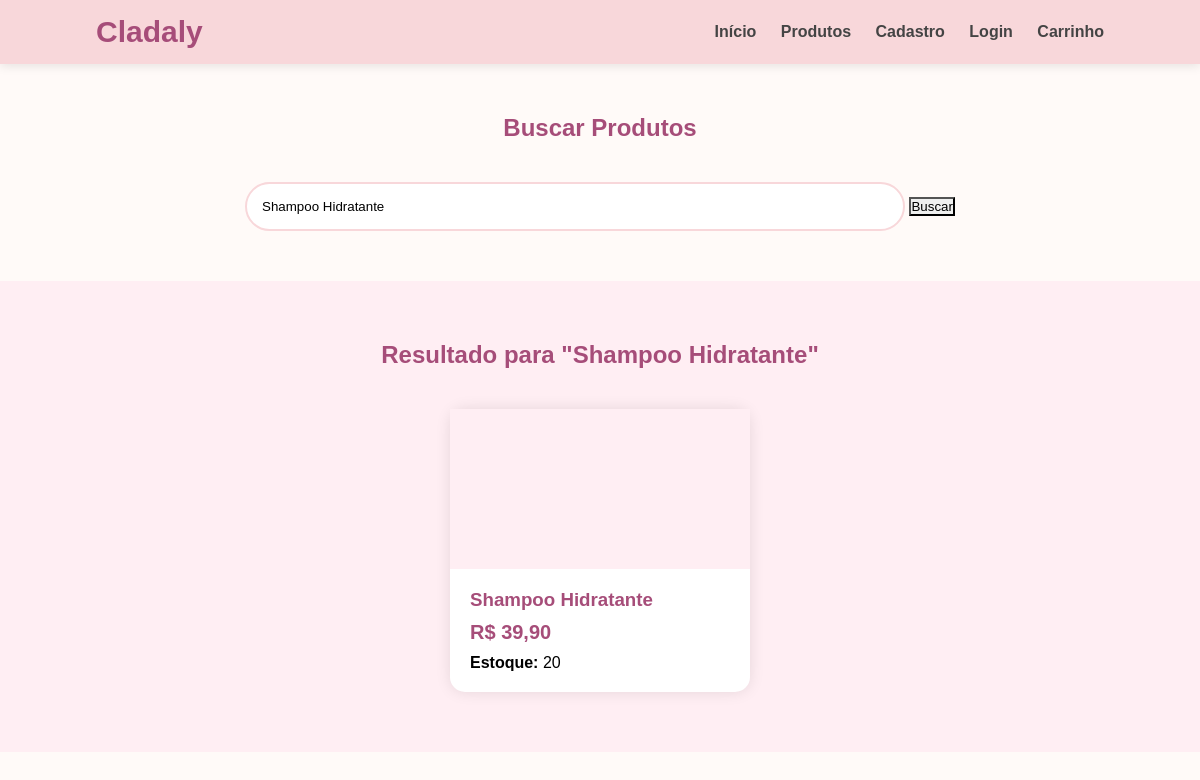
The page /busca.php?produto=Shampoo Hidratante on the database its author committed.
### tables this page shows
CREATE TABLE IF NOT EXISTS estoque (
    id          INT AUTO_INCREMENT PRIMARY KEY,
    produto_id  INT NOT NULL UNIQUE,
    quantidade  INT NOT NULL DEFAULT 0,
    minimo      INT NOT NULL DEFAULT 5,   
    atualizado  TIMESTAMP DEFAULT CURRENT_TIMESTAMP ON UPDATE CURRENT_TIMESTAMP,
    CONSTRAINT fk_est_prod FOREIGN KEY (produto_id) REFERENCES produtos(id) ON DELETE CASCADE
) DEFAULT CHARSET=utf8mb4;

CREATE TABLE IF NOT EXISTS produtos (
    id            INT AUTO_INCREMENT PRIMARY KEY,
    nome          VARCHAR(100) NOT NULL,
    descricao     VARCHAR(255) NOT NULL,
    categoria_id  INT NOT NULL,
    fornecedor_id INT,
    preco         DECIMAL(10,2) NOT NULL,
    CONSTRAINT fk_cat  FOREIGN KEY (categoria_id)  REFERENCES categorias(id)   ON DELETE RESTRICT,
    CONSTRAINT fk_forn FOREIGN KEY (fornecedor_id) REFERENCES fornecedores(id) ON DELETE SET NULL
) DEFAULT CHARSET=utf8mb4;

### funcoes.php (called while the page is built, shortened)
<?php
function formatar_preco($valor) {
    return number_format($valor, 2, ",", ".");
}
function produtos_buscar($conexao, $termo) {
    $termo = mysqli_real_escape_string($conexao, $termo);
    return mysqli_query($conexao, "SELECT p.id, p.nome, p.preco, e.quantidade AS estoque
        FROM produtos p
        LEFT JOIN estoque e ON e.produto_id = p.id
        WHERE p.nome LIKE '%$termo%'
        ORDER BY p.nome");
}

### busca.php (the view, shortened to what this page needs)
<?php
include "header.php";
include "funcoes.php";
$termo = isset($_GET["produto"]) ? $_GET["produto"] : "";
$resultado = produtos_buscar($conexao, $termo);
?>
<section class="busca">
    <h2 class="titulo">Buscar Produtos</h2>
    <form action="busca.php" method="GET">
        <input type="text" name="produto" placeholder="Digite um produto" value="<?php echo $termo; ?>"
        onkeyup="usaAjax('buscaAjax.php?produto=' + this.value, 'resultbusca')">
        <button type="submit"> Buscar </button>
    </form>
</section>
<section class="secao">
    <h2 class="titulo">Resultado para "<?php echo $termo; ?>"</h2>
    <?php if (mysqli_num_rows($resultado) == 0) { ?>
    <div class="vazio">
        <p>Nenhum produto encontrado.</p>
        <a href="produtos.php" class="botao">Ver todos os produtos</a>
    </div>
<?php } else { ?>
<div class="cards">
    <?php while ($p = mysqli_fetch_assoc($resultado)) { ?>
<div class="card">
<div class="imgcard"></div>
<div class="maincard">
    <h3><?php echo $p["nome"]; ?></h3>
<div class="precocard">R$ <?php echo formatar_preco($p["preco"]); ?></div>
<?php if ($p["estoque"] > 0) { ?>
    <p><strong>Estoque:</strong> <?php echo $p["estoque"]; ?></p>
<?php } else { ?>
    <p class="estoquezero">
        Fora de estoque
    </p>
<?php } ?>
</div>
</div>
<?php } ?>
</div>
<?php } ?>
</section>

### style.css (style rules this page uses)
* { margin: 0; padding: 0; box-sizing: border-box; font-family: Arial, Helvetica, sans-serif; transition: none !important; animation: none !important; -webkit-tap-highlight-color: transparent; }
button, .botao, .card, a { -webkit-appearance: none; appearance: none; -webkit-tap-highlight-color: transparent; outline: none; }
body { background: #fffaf8; }
.busca { text-align: center; padding: 50px; }
.busca input { width: 60%; padding: 15px; border: 2px solid #f8d7da; border-radius: 30px; }
.secao { padding: 60px 8%; background: #ffeef3; }
.titulo { text-align: center; color: #a64d79; margin-bottom: 40px; }
.cards { display: flex; justify-content: center; gap: 30px; flex-wrap: wrap; }
.card { width: 300px; background: white; border-radius: 15px; box-shadow: 0 0 15px rgba(0,0,0,0.1); }
.imgcard { height: 160px; display: flex; align-items: center; justify-content: center; background: #ffeef3; font-size: 50px; color: #a64d79; }
.maincard { padding: 20px; }
.maincard h3 { color: #a64d79; margin-bottom: 10px; }
.precocard { font-size: 20px; font-weight: bold; color: #a64d79; margin: 10px 0; }

### rows shown on the page
estoque: produto.nome "Shampoo Hidratante", produto.preco "39,90", quantidade "20"

### other values the page prints
$termo "Shampoo Hidratante"
